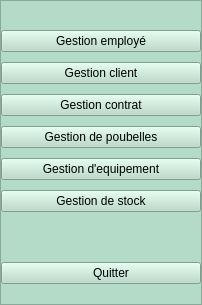
     <widget class="QFrame" name="navbar_container">
      <property name="minimumSize">
       <size>
        <width>202</width>
        <height>0</height>
       </size>
      </property>
      <property name="maximumSize">
       <size>
        <width>222</width>
        <height>16777215</height>
       </size>
      </property>
      <property name="styleSheet">
       <string notr="true">background-color: rgb(180, 219, 199);</string>
      </property>
      <property name="frameShape">
       <enum>QFrame::Shape::StyledPanel</enum>
      </property>
      <property name="frameShadow">
       <enum>QFrame::Shadow::Raised</enum>
      </property>
      <layout class="QVBoxLayout" name="verticalLayout_4">
       <property name="spacing">
        <number>10</number>
       </property>
       <property name="leftMargin">
        <number>0</number>
       </property>
       <property name="topMargin">
        <number>5</number>
       </property>
       <property name="rightMargin">
        <number>0</number>
       </property>
       <property name="bottomMargin">
        <number>20</number>
       </property>
       <item alignment="Qt::AlignmentFlag::AlignHCenter">
        <widget class="QLabel" name="label_9">
         <property name="text">
          <string/>
         </property>
         <property name="pixmap">
          <pixmap resource="ressources.qrc">:/images/logo-removebg-preview (1) (1).png</pixmap>
         </property>
        </widget>
       </item>
       <item>
        <widget class="QPushButton" name="btn_nav_employes">
         <property name="text">
          <string>Gestion employé</string>
         </property>
         <property name="icon">
          <iconset resource="ressources.qrc">
           <normaloff>:/images/employer.png</normaloff>:/images/employer.png</iconset>
         </property>
         <property name="iconSize">
          <size>
           <width>24</width>
           <height>24</height>
          </size>
         </property>
         <property name="checkable">
          <bool>true</bool>
         </property>
         <property name="autoExclusive">
          <bool>true</bool>
         </property>
        </widget>
       </item>
       <item>
        <widget class="QPushButton" name="btn_nav_client">
         <property name="text">
          <string>Gestion client</string>
         </property>
         <property name="icon">
          <iconset resource="ressources.qrc">
           <normaloff>:/images/client0.png</normaloff>:/images/client0.png</iconset>
         </property>
         <property name="iconSize">
          <size>
           <width>24</width>
           <height>24</height>
          </size>
         </property>
         <property name="checkable">
          <bool>true</bool>
         </property>
         <property name="autoExclusive">
          <bool>true</bool>
         </property>
        </widget>
       </item>
       <item>
        <widget class="QPushButton" name="btn_nav_contrat">
         <property name="text">
          <string>Gestion contrat</string>
         </property>
         <property name="icon">
          <iconset resource="ressources.qrc">
           <normaloff>:/images/contrat0.png</normaloff>:/images/contrat0.png</iconset>
         </property>
         <property name="iconSize">
          <size>
           <width>24</width>
           <height>24</height>
          </size>
         </property>
         <property name="checkable">
          <bool>true</bool>
         </property>
         <property name="autoExclusive">
          <bool>true</bool>
         </property>
        </widget>
       </item>
       <item>
        <widget class="QPushButton" name="btn_nav_poubelle">
         <property name="text">
          <string>Gestion de poubelles</string>
         </property>
         <property name="icon">
          <iconset resource="ressources.qrc">
           <normaloff>:/images/pubelle0.png</normaloff>:/images/pubelle0.png</iconset>
         </property>
         <property name="iconSize">
          <size>
           <width>24</width>
           <height>24</height>
          </size>
         </property>
         <property name="checkable">
          <bool>true</bool>
         </property>
         <property name="autoExclusive">
          <bool>true</bool>
         </property>
        </widget>
       </item>
       <item>
        <widget class="QPushButton" name="btn_nav_equipements">
         <property name="text">
          <string>Gestion d'equipement</string>
         </property>
         <property name="icon">
          <iconset resource="ressources.qrc">
           <normaloff>:/images/equipement0.png</normaloff>:/images/equipement0.png</iconset>
         </property>
         <property name="iconSize">
          <size>
           <width>24</width>
           <height>24</height>
          </size>
         </property>
         <property name="checkable">
          <bool>true</bool>
         </property>
         <property name="autoExclusive">
          <bool>true</bool>
         </property>
        </widget>
       </item>
       <item>
        <widget class="QPushButton" name="btn_nav_stock">
         <property name="text">
          <string>Gestion de stock</string>
         </property>
         <property name="icon">
          <iconset resource="ressources.qrc">
           <normaloff>:/images/stock0.png</normaloff>:/images/stock0.png</iconset>
         </property>
         <property name="iconSize">
          <size>
           <width>24</width>
           <height>24</height>
          </size>
         </property>
         <property name="checkable">
          <bool>true</bool>
         </property>
         <property name="autoExclusive">
          <bool>true</bool>
         </property>
        </widget>
       </item>
       <item>
        <spacer name="verticalSpacer_5">
         <property name="orientation">
          <enum>Qt::Orientation::Vertical</enum>
         </property>
         <property name="sizeType">
          <enum>QSizePolicy::Policy::Expanding</enum>
         </property>
         <property name="sizeHint" stdset="0">
          <size>
           <width>20</width>
           <height>40</height>
          </size>
         </property>
        </spacer>
       </item>
       <item>
        <widget class="QPushButton" name="btn_quit">
         <property name="text">
          <string>      Quitter</string>
         </property>
         <property name="icon">
          <iconset resource="ressources.qrc">
           <normaloff>:/images/porte.png</normaloff>:/images/porte.png</iconset>
         </property>
         <property name="iconSize">
          <size>
           <width>24</width>
           <height>24</height>
          </size>
         </property>
        </widget>
       </item>
      </layout>
     </widget>
